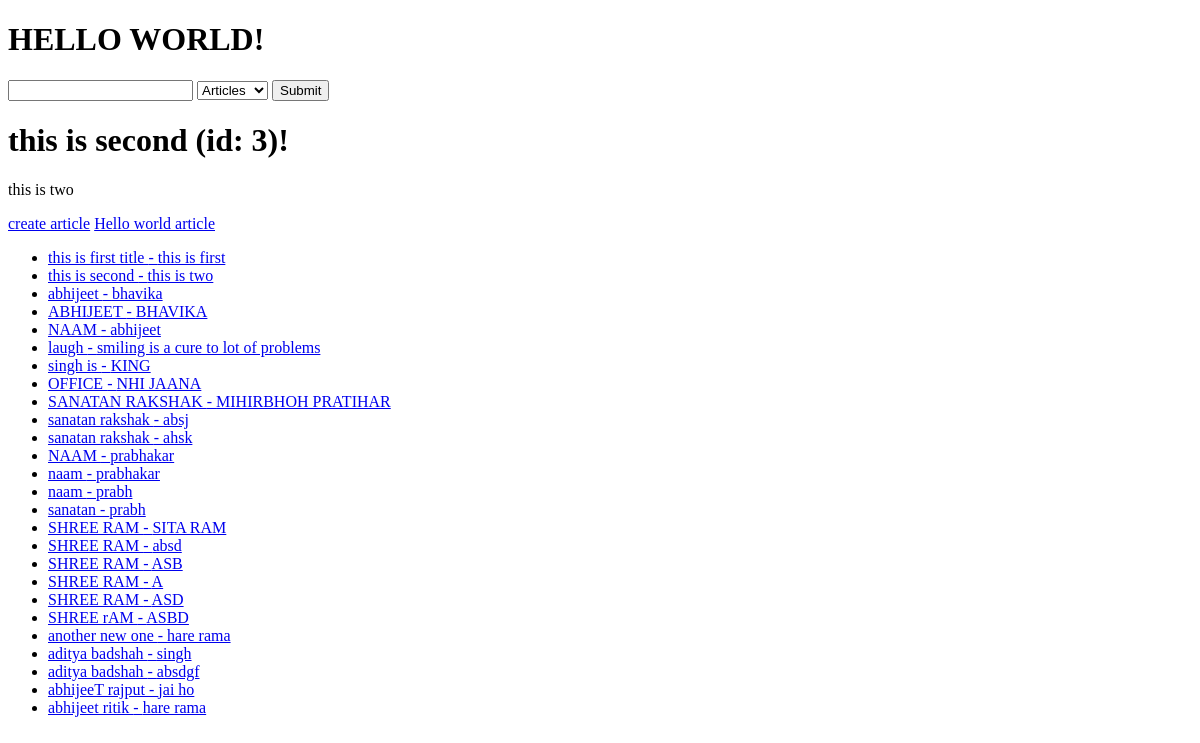
The page / on the database its author committed.
### articles/models.py (models this page shows, shortened)
class Article(models.Model):
    user = models.ForeignKey('auth.User',blank=True, null=True, on_delete=models.SET_NULL)
    title = models.CharField(max_length=100)
    slug = models.SlugField(unique=True ,blank=True, null=True)
    content = models.TextField()
    timestamp = models.DateTimeField(auto_now_add= True)
    updated = models.DateTimeField(auto_now=True)
    publish = models.DateField(auto_now_add=False,auto_now=False, default=timezone.now,null=True,blank=True)
    objects = ArticleManager()
    def get_absolute_url(self):
        return reverse("articles:detail", kwargs={'slug':self.slug})

### trydjango/views.py (the view)
# urls.py: path('',home_view),#index/ home / root
def home_view(request,id = None,*args,**kwargs):
    print(id)
    name  = 'Abhijeet' #HARD CODED
    random_id = random.randint(1,4) #api call (PSEUDO RANDOM)
    article_obj = Article.objects.get(id=random_id)
    article_queryset = Article.objects.all()
    context = {
        "object_list": article_queryset,
        "object": article_obj,
        "title": article_obj.title,
        "id": article_obj.id,
        "content": article_obj.content
    }
    HTML_STRING = render_to_string("home-view.html",context = context)
    return HttpResponse(HTML_STRING)

### articles/models.py (called while the page is built)
    def get_queryset(self):
        return ArticleQuerySet(self.model, using=self._db)

### templates/home-view.html
{%extends "base.html" %}
{% block content %}
<h1>{{object.title}} (id: {{ id }})!</h1>
<p> {{content}}</p>
<a href="{%url 'articles:create' %}">create article</a>
<a href="{% url 'articles:detail' slug='sanatan-rakshak' %}">Hello world article</a>
<ul>
    {% for x in object_list %}
        {% if x.title %}
            <li><a href = '{{x.get_absolute_url }}'>{{x.title}} - {{x.content}}</li>
        {% endif %}
    {% endfor %}
</ul>
{% endblock content %}

### templates/base.html (shortened to what this page needs)
{% load static %}
<!DOCTYPE html>
<html>
    <head>
        <link rel="stylesheet" href="{% static "recipes/recipes-htmx.css" %}" />
    </head>
    <body>
        <h1>HELLO WORLD!</h1>
        {% include 'search/search-form.html'%}
        {% block content %}{% endblock content %}
    </body>
</html>

### templates/search/search-form.html (shortened to what this page needs)
<div>
    <form action='/search/' method="GET">
        <input type="text" id ="search-query" name="q" value="{{request.GET.q}}" hx-get="/search/" hx-trigger = 'keyup changed delay:200ms' hx-include="#search-type" hx-target="#typeahead-results"/>
        <select name ='type' id = 'search-type'  hx-get="/search/" hx-trigger = 'keyup changed delay:200ms' hx-include="#search-query" hx-target="#typeahead-results">
            {% if request.GET.type == 'article' %}
                <option value = 'article' selected>Articles</option>
            {% else %}
                <option value="article">Articles</option>
            {% endif %}
        </select>
        <input type="submit" />
    </form>
</div>

### rows shown on the page
Article: title "this is second", content "this is two"
Article: title "this is first title", content "this is first"
Article: title "abhijeet", content "bhavika"
Article: title "ABHIJEET", content "BHAVIKA"
Article: title "NAAM", content "abhijeet"
Article: title "laugh", content "smiling is a cure to lot of problems"
Article: title "singh is", content "KING"
Article: title "OFFICE", content "NHI JAANA"
Article: title "SANATAN RAKSHAK", content "MIHIRBHOH PRATIHAR"
Article: title "sanatan rakshak", content "absj"
Article: title "sanatan rakshak", content "ahsk"
Article: title "NAAM", content "prabhakar"
Article: title "naam", content "prabhakar"
Article: title "naam", content "prabh"
Article: title "sanatan", content "prabh"
Article: title "SHREE RAM", content "SITA RAM"
Article: title "SHREE RAM", content "absd"
Article: title "SHREE RAM", content "ASB"
Article: title "SHREE RAM", content "A"
Article: title "SHREE RAM", content "ASD"
Article: title "SHREE rAM", content "ASBD"
Article: title "another new one", content "hare rama"
Article: title "aditya badshah", content "singh"
Article: title "aditya badshah", content "absdgf"
Article: title "abhijeeT rajput", content "jai ho"
Article: title "abhijeet ritik", content "hare rama"

### other values the page prints
{{ id }} "3"
